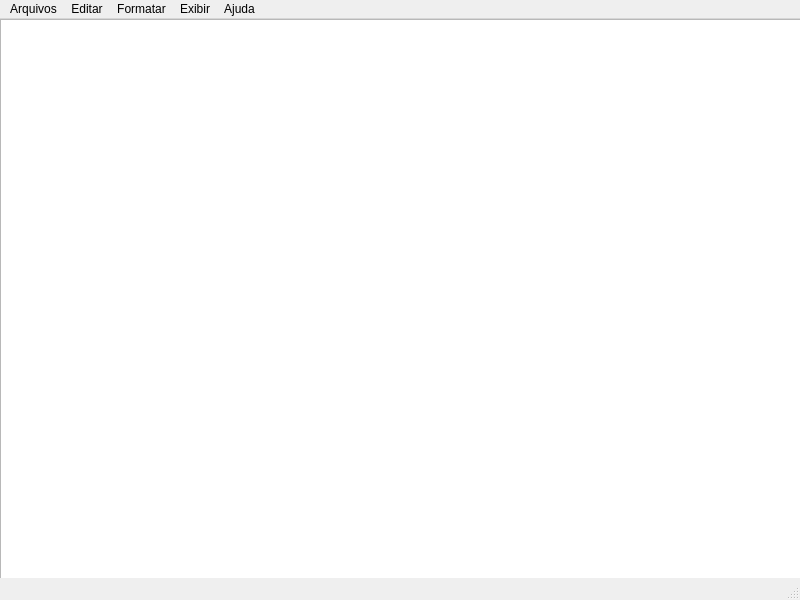
<?xml version="1.0" encoding="UTF-8"?>
<ui version="4.0">
 <class>MainWindow</class>
 <widget class="QMainWindow" name="MainWindow">
  <property name="geometry">
   <rect>
    <x>0</x>
    <y>0</y>
    <width>800</width>
    <height>600</height>
   </rect>
  </property>
  <property name="windowTitle">
   <string>MainWindow</string>
  </property>
  <widget class="QWidget" name="centralwidget">
   <widget class="QTextEdit" name="textEdit">
    <property name="geometry">
     <rect>
      <x>0</x>
      <y>0</y>
      <width>801</width>
      <height>601</height>
     </rect>
    </property>
   </widget>
  </widget>
  <widget class="QMenuBar" name="menubar">
   <property name="geometry">
    <rect>
     <x>0</x>
     <y>0</y>
     <width>800</width>
     <height>26</height>
    </rect>
   </property>
   <widget class="QMenu" name="menuArquivos">
    <property name="title">
     <string>Arquivos</string>
    </property>
    <addaction name="actionNovo"/>
    <addaction name="actionSalvar"/>
    <addaction name="actionSalvar_como"/>
    <addaction name="actionSair"/>
   </widget>
   <widget class="QMenu" name="menuEditar">
    <property name="title">
     <string>Editar</string>
    </property>
   </widget>
   <widget class="QMenu" name="menuExibir">
    <property name="title">
     <string>Formatar</string>
    </property>
   </widget>
   <widget class="QMenu" name="menuExibir_2">
    <property name="title">
     <string>Exibir</string>
    </property>
    <widget class="QMenu" name="menuZoom">
     <property name="title">
      <string>Zoom</string>
     </property>
     <addaction name="actionAmpliar"/>
     <addaction name="actionReduzir"/>
     <addaction name="actionRestaurar_zoom_padr_o"/>
    </widget>
    <addaction name="menuZoom"/>
   </widget>
   <widget class="QMenu" name="menuAjuda">
    <property name="title">
     <string>Ajuda</string>
    </property>
   </widget>
   <addaction name="menuArquivos"/>
   <addaction name="menuEditar"/>
   <addaction name="menuExibir"/>
   <addaction name="menuExibir_2"/>
   <addaction name="menuAjuda"/>
  </widget>
  <widget class="QStatusBar" name="statusbar"/>
  <action name="actionNovo">
   <property name="text">
    <string>Novo</string>
   </property>
   <property name="shortcut">
    <string>Ctrl+N</string>
   </property>
  </action>
  <action name="actionSair">
   <property name="text">
    <string>Sair</string>
   </property>
   <property name="shortcut">
    <string>Esc</string>
   </property>
  </action>
  <action name="actionSalvar">
   <property name="text">
    <string>Salvar</string>
   </property>
   <property name="shortcut">
    <string>Ctrl+S</string>
   </property>
  </action>
  <action name="actionAmpliar">
   <property name="text">
    <string>Ampliar</string>
   </property>
  </action>
  <action name="actionReduzir">
   <property name="text">
    <string>Reduzir</string>
   </property>
  </action>
  <action name="actionRestaurar_zoom_padr_o">
   <property name="text">
    <string>Restaurar zoom padrão</string>
   </property>
  </action>
  <action name="actionSalvar_como">
   <property name="text">
    <string>Salvar como</string>
   </property>
   <property name="shortcut">
    <string>Ctrl+O</string>
   </property>
  </action>
 </widget>
 <resources/>
 <connections/>
</ui>
